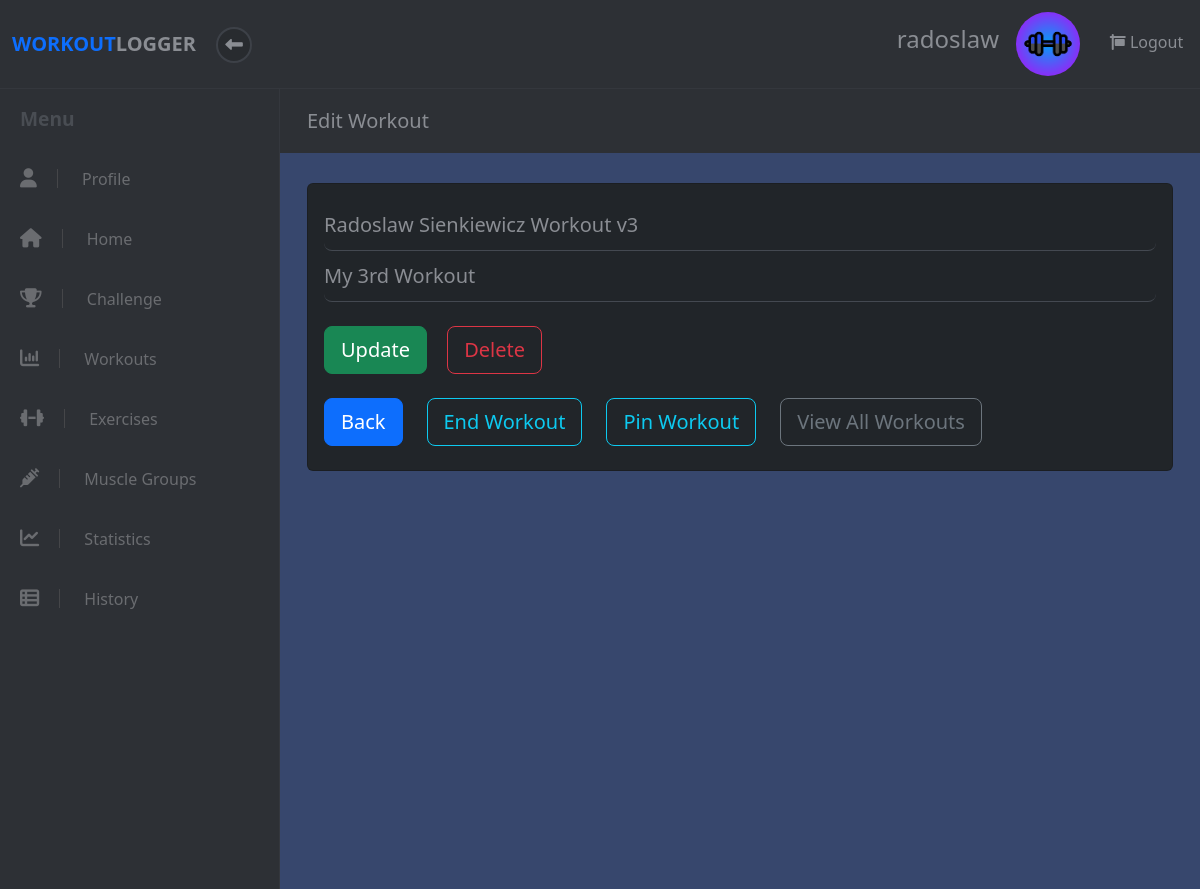
/workout/9/edit (signed in), run on an earlier commit of the app's database.
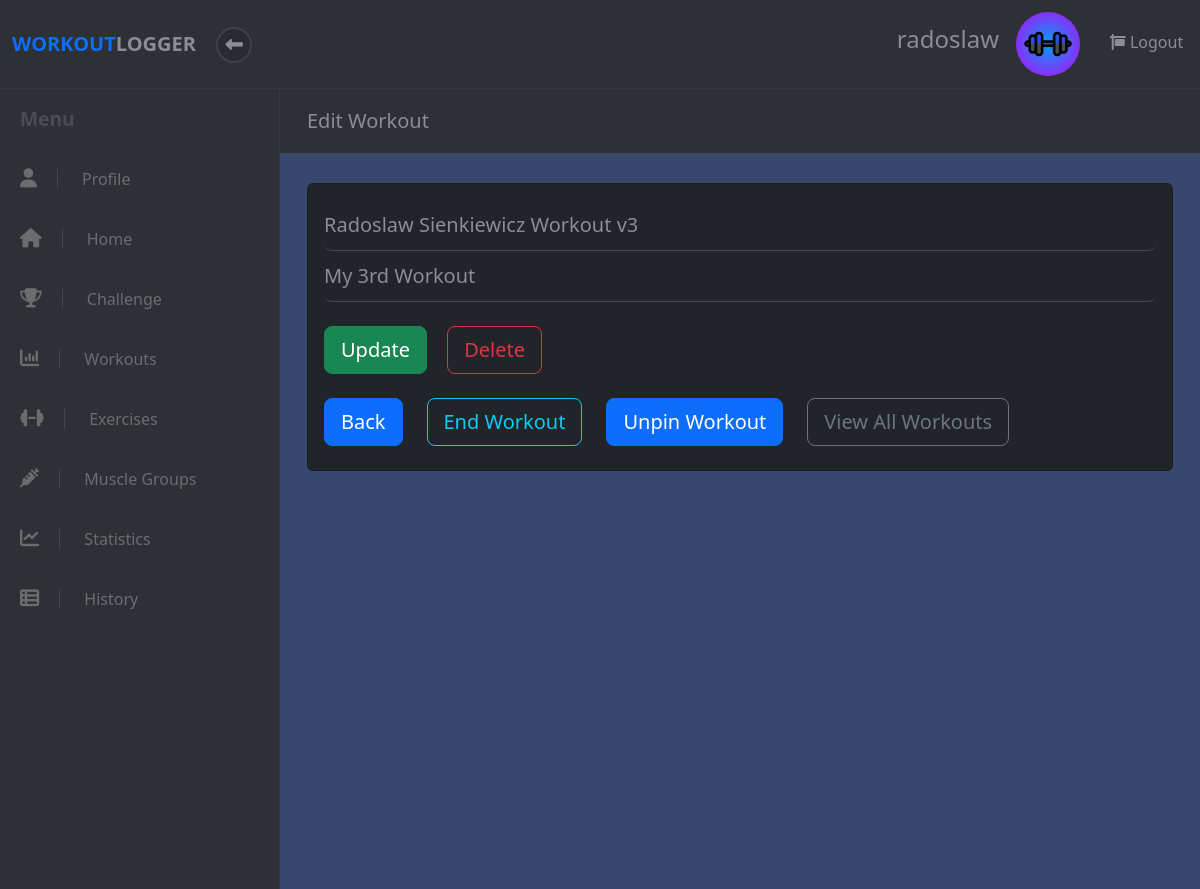
And on a later commit of the database.
### workout/views.py (the view, shortened to what this page needs)
# urls.py: re_path(r'^workout/(?P<id>\d*)/edit$', views.edit_workout),
def edit_workout(request, id):
    try:
        user = User.objects.get(id=request.session["user_id"])
        ste = StrengthTrainingExercise.objects.filter(workout__id=id)
        ete = EnduranceTrainingExercise.objects.filter(workout__id=id)
        be = BalanceExercise.objects.filter(workout__id=id)
        fe = FlexibilityExercise.objects.filter(workout__id=id)
        exercises = list(chain(ste, ete, be, fe))
        data = {
            'user': user,
            'workout': Workout.objects.get(id=id),
            'exercises': sorted(exercises, key=lambda x: x.updated_at, reverse=True),
        }
        if request.method == "GET":
            logging.debug("GET request to edit workout")
            return render(request, "workout/edit_workout.html", data)
    except (KeyError, User.DoesNotExist) as err:
        messages.info(request, "You must be logged in to view this page.", extra_tags="invalid_session")
        logging.warning("User must be logged in to view 'edit_workout'.")
        return redirect("/")

### workout/templates/workout/edit_workout.html (shortened to what the changed rows need)
<!DOCTYPE html>
<html>
  <head>
    {% load static %}
    <link
      rel="stylesheet"
      href="{% static 'fontawesomefree/css/all.min.css' %}"
    />
    <link rel="stylesheet" href="../../static/workout/styles.css" />
    {% load bootstrap5 %} {% bootstrap_css %} {% bootstrap_javascript %}
  </head>
  <body>
    {% include 'workout/widgets/header.html' %}
    <div class="d-flex align-items-stretch">
      <div class="page-content">
        <div class="page-header">
          <div class="container-fluid">
            <h2 class="h5 no-margin-bottom">Edit Workout</h2>
          </div>
        </div>
        <section class="no-padding-bottom">
          <div class="container-fluid">
            <div class="card bg-dark add-exercise mb-4 mt-2">
              <div class="card-body text-light">
                <div class="row">
                  <div class="col-lg-12">
                    <div class="row mb-2">
                      <div class="col-auto text-left">
                        <form
                        id="end-workout-form"
                        action="/workout/{{ workout.id }}/share"
                        method="POST"
                      >
                        {% if workout.is_shared == False %}
                        <button
                          id="end-workout"
                          type="submit"
                          class="btn btn-outline-info btn-lg"
                        >
                          Pin Workout
                        </button>
                        {% else %}
                        <button
                          id="end-workout"
                          type="submit"
                          class="btn btn-primary btn-lg end-workout"
                          >
                          <b>Unpin Workout</b>
                        </button>
                        {% endif %}
                      </form>
                      </div>
                    </div>
                  </div>
                </div>
              </div>
            </div>
          </div>
        </section>
      </div>
    </div>
  </body>
</html>

What changed in the data, as far as the page shows it:
changed Workout "Radoslaw Sienkiewicz Workout v3": is_shared False → True (drawn)
Also different on the page:
text no longer shown: "Pin Workout"
text now shown: "Unpin Workout"
